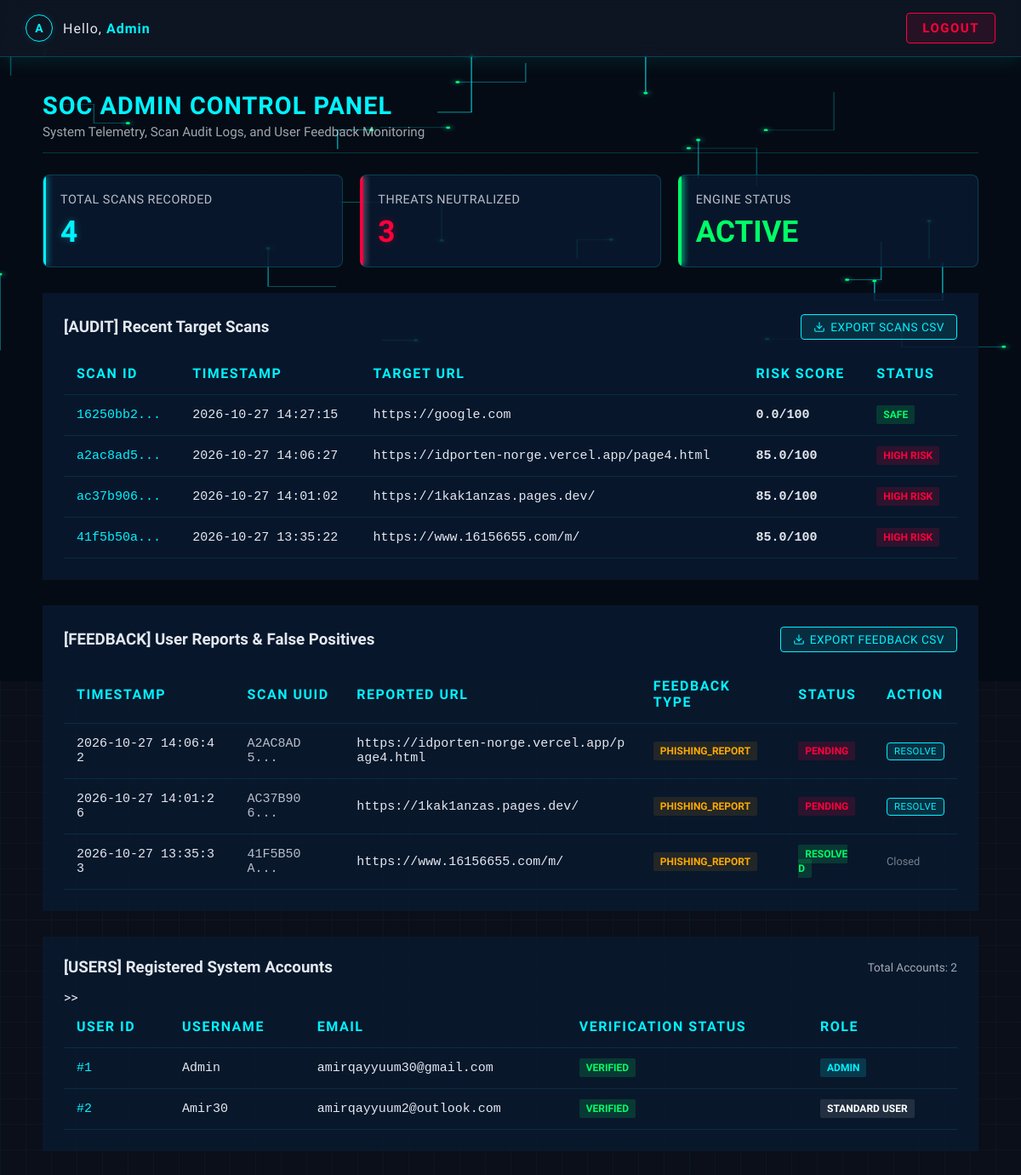
The page /admin (signed in) on the database its author committed.
### app.py (models this page shows)
class User(UserMixin, db.Model):
    id = db.Column(db.Integer, primary_key=True)
    username = db.Column(db.String(100), unique=True, nullable=False)
    email = db.Column(db.String(150), unique=True, nullable=False)
    password_hash = db.Column(db.String(200), nullable=False)
    is_verified = db.Column(db.Boolean, default=False)
    is_admin = db.Column(db.Boolean, default=False)  # <-- Enterprise Admin Role
    scans = db.relationship('ScanHistory', backref='author', lazy=True)

class ScanHistory(db.Model):
    id = db.Column(db.Integer, primary_key=True)
    scan_uuid = db.Column(db.String(36), unique=True, nullable=False)
    url_scanned = db.Column(db.String(500), nullable=False)
    risk_score = db.Column(db.Float, nullable=False)
    status = db.Column(db.String(50), nullable=False)
    user_id = db.Column(db.Integer, db.ForeignKey('user.id'), nullable=True)
    timestamp = db.Column(db.String(50), nullable=False)

class FeedbackLog(db.Model):
    id = db.Column(db.Integer, primary_key=True)
    scan_uuid = db.Column(db.String(36), nullable=False)
    url = db.Column(db.String(500), nullable=False)
    feedback_type = db.Column(db.String(50), nullable=False)
    status = db.Column(db.String(20), default='Pending') # <-- Triage Status
    timestamp = db.Column(db.String(50), nullable=False)

### app.py (the view)
@app.route('/admin')
def admin_dashboard():
    if not session.get('is_admin') and not (current_user.is_authenticated and getattr(current_user, 'is_admin', False)):
        return redirect(url_for('login'))
    total_users = User.query.count()
    total_scans = ScanHistory.query.count()
    threats_detected = ScanHistory.query.filter(ScanHistory.status.in_(['Malicious', 'High Risk'])).count()
    pending_feedback = FeedbackLog.query.filter_by(status='Pending').all()
    all_users = User.query.all()
    recent_scans = ScanHistory.query.order_by(ScanHistory.id.desc()).limit(50).all()
    feedback_entries = FeedbackLog.query.order_by(FeedbackLog.id.desc()).limit(50).all()
    return render_template('admin.html',
                           total_users=total_users,
                           total_scans=total_scans,
                           threats_detected=threats_detected,
                           pending_feedback=pending_feedback,
                           all_users=all_users,
                           recent_scans=recent_scans,
                           feedback_entries=feedback_entries)

### templates/admin.html (shortened to what this page needs)
{% extends 'base.html' %}
{% block content %}
    <canvas id="circuit-canvas"></canvas>
    <div class="admin-container">
        <div class="admin-header admin-animate-in delay-1">
            <div>
                <h1 style="color: var(--neon); margin: 0; font-size: 1.8em; letter-spacing: 1px;">SOC ADMIN CONTROL PANEL</h1>
                <p style="margin: 5px 0 0 0; opacity: 0.7; font-size: 0.95em;">System Telemetry, Scan Audit Logs, and User Feedback Monitoring</p>
            </div>
        </div>
        <div style="display: grid; grid-template-columns: repeat(3, 1fr); gap: 20px; margin-bottom: 30px;" class="admin-animate-in delay-2">
            <div class="metric-card">
                <p style="margin: 0; opacity: 0.8; font-size: 0.9em; text-transform: uppercase; letter-spacing: 0.5px;">Total Scans Recorded</p>
                <h2 style="color: var(--neon); margin: 8px 0 0 0; font-size: 2.2em; text-shadow: 0 0 10px rgba(0,243,255,0.3);">{{ total_scans }}</h2>
            </div>
            <div class="metric-card" style="border-left-color: #ff003c;">
                <div style="content: ''; position: absolute; left: 0; top: 0; height: 100%; width: 3px; background: #ff003c; box-shadow: 0 0 8px #ff003c;"></div>
                <p style="margin: 0; opacity: 0.8; font-size: 0.9em; text-transform: uppercase; letter-spacing: 0.5px;">Threats Neutralized</p>
                <h2 style="color: #ff003c; margin: 8px 0 0 0; font-size: 2.2em; text-shadow: 0 0 10px rgba(255,0,60,0.3);">{{ threats_detected }}</h2>
            </div>
            <div class="metric-card" style="border-left-color: #00ff66;">
                <div style="content: ''; position: absolute; left: 0; top: 0; height: 100%; width: 3px; background: #00ff66; box-shadow: 0 0 8px #00ff66;"></div>
                <p style="margin: 0; opacity: 0.8; font-size: 0.9em; text-transform: uppercase; letter-spacing: 0.5px;">Engine Status</p>
                <h2 class="pulsing-status" style="color: #00ff66; margin: 8px 0 0 0; font-size: 2.2em;">ACTIVE</h2>
            </div>
        </div>
        <div class="sidebar-panel admin-animate-in delay-3" style="background: rgba(10, 25, 47, 0.85); margin-bottom: 30px; padding: 25px;">
            <div style="display: flex; justify-content: space-between; align-items: center; margin-bottom: 15px;">
                <h3 class="soc-section-title" style="margin: 0;">[AUDIT] Recent Target Scans</h3>
                <a href="{{ url_for('export_scans_csv') }}" class="export-btn">
                    Export Scans CSV
                </a>
            </div>
            <div style="overflow-x: auto;">
                <table class="ml-telemetry-table" style="width: 100%;">
                    <thead>
                        <tr>
                            <th>Scan ID</th>
                            <th>Timestamp</th>
                            <th>Target URL</th>
                            <th>Risk Score</th>
                            <th>Status</th>
                        </tr>
                    </thead>
                    <tbody>
                        {% if recent_scans %}
                            {% for scan in recent_scans %}
                            <tr>
                                <td style="font-family: monospace; color: var(--neon);">{{ scan.scan_uuid[:8] }}...</td>
                                <td>{{ scan.timestamp }}</td>
                                <td style="word-break: break-all; max-width: 450px;">{{ scan.url_scanned }}</td>
                                <td style="font-weight: 700;">{{ scan.risk_score }}/100</td>
                                <td>
                                    {% set status_lower = scan.status | lower %}
                                    {% if 'malicious' in status_lower or 'high' in status_lower %}
                                        <span class="badge" style="background: rgba(255,0,60,0.15); border-color: #ff003c; color: #ff003c;">
                                            {{ scan.status }}
                                        </span>
                                    {% elif 'suspicious' in status_lower or 'medium' in status_lower %}
                                        <span class="badge" style="background: rgba(255,170,0,0.15); border-color: #ffaa00; color: #ffaa00;">
                                            {{ scan.status }}
                                        </span>
                                    {% else %}
                                        <span class="badge" style="background: rgba(0,255,102,0.15); border-color: #00ff66; color: #00ff66;">
                                            {{ scan.status }}
                                        </span>
                                    {% endif %}
                                </td>
                            </tr>
                            {% endfor %}
                        {% else %}
                            <tr><td colspan="5" style="text-align: center; opacity: 0.6; padding: 25px;">No scan logs recorded yet.</td></tr>
                        {% endif %}
                    </tbody>
                </table>
            </div>
        </div>
        <div class="sidebar-panel admin-animate-in delay-4" style="background: rgba(10, 25, 47, 0.85); margin-bottom: 30px; padding: 25px;">
            <div style="display: flex; justify-content: space-between; align-items: center; margin-bottom: 15px;">
                <h3 class="soc-section-title" style="margin: 0;">[FEEDBACK] User Reports & False Positives</h3>
                <a href="{{ url_for('export_feedback_csv') }}" class="export-btn">
                    Export Feedback CSV
                </a>
            </div>
            <div style="overflow-x: auto;">
                <table class="ml-telemetry-table" style="width: 100%;">
                    <thead>
                        <tr>
                            <th>Timestamp</th>
                            <th>Scan UUID</th>
                            <th>Reported URL</th>
                            <th>Feedback Type</th>
                            <th>Status</th>
                            <th>Action</th>
                        </tr>
                    </thead>
                    <tbody>
                        {% if feedback_entries %}
                            {% for fb in feedback_entries %}
                            <tr>
                                <td>{{ fb.timestamp }}</td>
                                <td style="font-family: monospace; opacity: 0.8;">{{ fb.scan_uuid[:8] }}...</td>
                                <td style="word-break: break-all; max-width: 350px;">{{ fb.url }}</td>
                                <td><span class="badge" style="color: #ffaa00; border-color: #ffaa00; background: rgba(255,170,0,0.1);">{{ fb.feedback_type }}</span></td>
                                <td>
                                    {% if fb.status == 'Resolved' %}
                                        <span class="badge" style="background: rgba(0,255,102,0.15); border-color: #00ff66; color: #00ff66;">Resolved</span>
                                    {% else %}
                                        <span class="badge" style="background: rgba(255,0,60,0.15); border-color: #ff003c; color: #ff003c;">{{ fb.status }}</span>
                                    {% endif %}
                                </td>
                                <td>
                                    {% if fb.status != 'Resolved' %}
                                    <form action="{{ url_for('resolve_feedback', fb_id=fb.id) }}" method="POST" style="margin: 0;">
                                        <button type="submit" class="export-btn" style="padding: 3px 8px; font-size: 0.75em;">Resolve</button>
                                    </form>
                                    {% else %}
                                    <span style="opacity: 0.5; font-size: 0.85em;">Closed</span>
                                    {% endif %}
                                </td>
                            </tr>
                            {% endfor %}
                        {% else %}
                            <tr><td colspan="6" style="text-align: center; opacity: 0.6; padding: 25px;">No user feedback submitted yet.</td></tr>
                        {% endif %}
                    </tbody>
                </table>
            </div>
        </div>
        <div class="sidebar-panel admin-animate-in delay-4" style="background: rgba(10, 25, 47, 0.85); padding: 25px; margin-bottom: 40px;">
            <div style="display: flex; justify-content: space-between; align-items: center; margin-bottom: 15px;">
                <h3 class="soc-section-title" style="margin: 0;">[USERS] Registered System Accounts</h3>
                <span style="font-size: 0.85em; opacity: 0.7;">Total Accounts: {{ total_users }}</span>
            </div>
            <div style="overflow-x: auto;">
                <table class="ml-telemetry-table" style="width: 100%;">
                    <thead>
                        <tr>
                            <th>User ID</th>
                            <th>Username</th>
                            <th>Email</th>
                            <th>Verification Status</th>
                            <th>Role</th>
                        </tr>
                    </thead>
                    <tbody>
                        {% if all_users %}
                            {% for u in all_users %}
                            <tr>
                                <td style="font-family: monospace; color: var(--neon);">#{{ u.id }}</td>
                                ><td>{{ u.username }}</td>
                                <td>{{ u.email }}</td>
                                <td>
                                    {% if u.is_verified %}
                                        <span class="badge" style="background: rgba(0,255,102,0.15); border-color: #00ff66; color: #00ff66;">Verified</span>
                                    {% else %}
                                        <span class="badge" style="background: rgba(255,170,0,0.15); border-color: #ffaa00; color: #ffaa00;">Unverified</span>
                                    {% endif %}
                                </td>
                                <td>
                                    {% if u.is_admin %}
                                        <span class="badge" style="background: rgba(0,243,255,0.15); border-color: var(--neon); color: var(--neon);">Admin</span>
                                    {% else %}
                                        <span class="badge" style="background: rgba(255,255,255,0.1); border-color: rgba(255,255,255,0.3); color: #fff;">Standard User</span>
                                    {% endif %}
                                </td>
                            </tr>
                            {% endfor %}
                        {% else %}
                            <tr><td colspan="5" style="text-align: center; opacity: 0.6; padding: 25px;">No users registered yet.</td></tr>
                        {% endif %}
                    </tbody>
                </table>
            </div>
        </div>
    </div>
{% endblock %}

### templates/base.html (shortened to what this page needs)
<!DOCTYPE html>
<html lang="en">
<head>
    <link rel="stylesheet" href="{{ url_for('static', filename='style.css') }}">
</head>
<body>
    <nav class="navbar">
        {% if current_user.is_authenticated or session.get('is_admin') %}
            <div class="user-profile">
                <div class="avatar">{{ (current_user.username if current_user.is_authenticated else 'Admin')[0]|upper }}</div>
                <span class="greeting">Hello, <strong>{{ current_user.username if current_user.is_authenticated else 'Admin' }}</strong></span>
            </div>
            <a href="{{ url_for('admin_logout' if session.get('is_admin') else 'logout') }}" class="btn-outline nav-btn-logout">Logout</a>
        {% else %}
            <a href="{{ url_for('login') }}" class="btn-outline">Login</a>
            {% if request.endpoint != 'home' %}
                <a href="{{ url_for('home') }}" class="btn-outline">Scanner</a>
            {% endif %}
            <a href="{{ url_for('about') }}" class="btn-outline">About</a>
        {% endif %}
    </nav>
    <div class="container">
        {% block content %}
        {% endblock %}
    </div>
</body>
</html>

### rows shown on the page
User: username "A", username "Admin", id "1", email "amirqayyuum30@gmail.com", is_verified "VERIFIED", is_admin "ADMIN"
ScanHistory: scan_uuid "16250bb2", timestamp "2026-10-27 14:27:15", url_scanned "https://google.com", risk_score "0.0", status "SAFE"
ScanHistory: scan_uuid "a2ac8ad5", timestamp "2026-10-27 14:06:27", url_scanned "https://idporten-norge.vercel.app/page4.html", risk_score "85.0", status "HIGH RISK"
ScanHistory: scan_uuid "ac37b906", timestamp "2026-10-27 14:01:02", url_scanned "https://1kak1anzas.pages.dev/", risk_score "85.0", status "HIGH RISK"
ScanHistory: scan_uuid "41f5b50a", timestamp "2026-10-27 13:35:22", url_scanned "https://www.16156655.com/m/", risk_score "85.0", status "HIGH RISK"
FeedbackLog: timestamp "2026-10-27 14:06:42", scan_uuid "A2AC8AD5", url "https://idporten-norge.vercel.app/page4.html", feedback_type "PHISHING_REPORT", status "PENDING"
FeedbackLog: timestamp "2026-10-27 14:01:26", scan_uuid "AC37B906", url "https://1kak1anzas.pages.dev/", feedback_type "PHISHING_REPORT", status "PENDING"
FeedbackLog: timestamp "2026-10-27 13:35:33", scan_uuid "41F5B50A", url "https://www.16156655.com/m/", feedback_type "PHISHING_REPORT", status "RESOLVED"
User: id "2", username "Amir30", email "amirqayyuum2@outlook.com", is_verified "VERIFIED", is_admin "STANDARD USER"

### other values the page prints
{{ total_scans }} "4"
{{ threats_detected }} "3"
{{ total_users }} "2"
